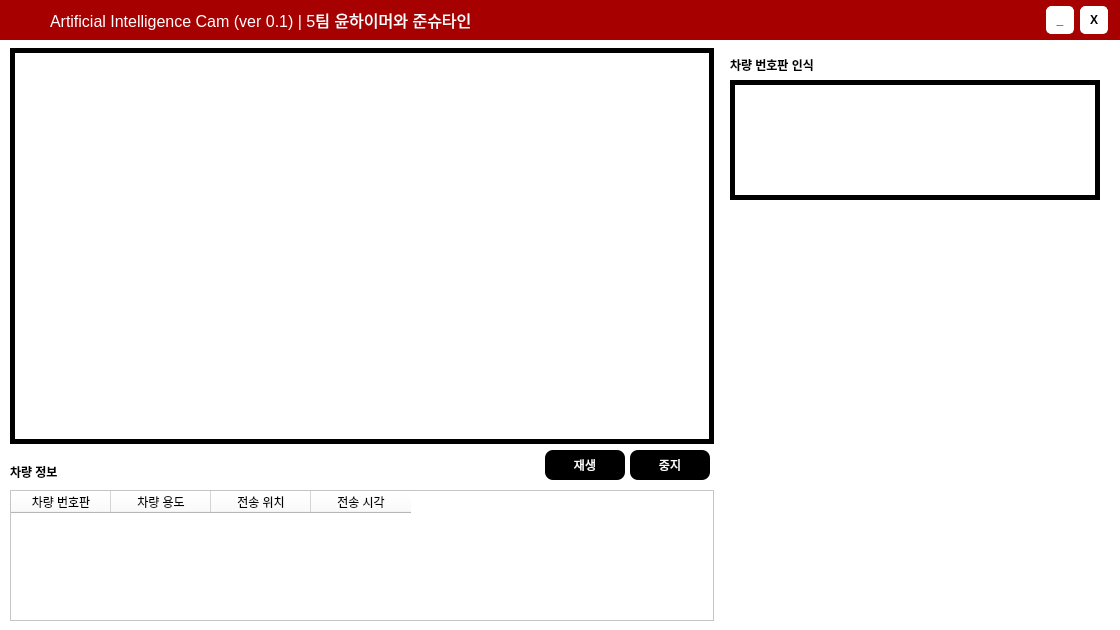
<?xml version="1.0" encoding="UTF-8"?>
<ui version="4.0">
 <class>mainForm</class>
 <widget class="QMainWindow" name="mainForm">
  <property name="geometry">
   <rect>
    <x>0</x>
    <y>0</y>
    <width>1120</width>
    <height>630</height>
   </rect>
  </property>
  <property name="minimumSize">
   <size>
    <width>1120</width>
    <height>630</height>
   </size>
  </property>
  <property name="maximumSize">
   <size>
    <width>1120</width>
    <height>630</height>
   </size>
  </property>
  <property name="windowTitle">
   <string>Artificial Intelligence Cam (ver 0.1)</string>
  </property>
  <property name="styleSheet">
   <string notr="true"/>
  </property>
  <widget class="QWidget" name="centralwidget">
   <layout class="QVBoxLayout" name="verticalLayout">
    <property name="spacing">
     <number>0</number>
    </property>
    <property name="leftMargin">
     <number>0</number>
    </property>
    <property name="topMargin">
     <number>0</number>
    </property>
    <property name="rightMargin">
     <number>0</number>
    </property>
    <property name="bottomMargin">
     <number>0</number>
    </property>
    <item>
     <widget class="QStackedWidget" name="stackedWidget">
      <property name="styleSheet">
       <string notr="true">background-color: #FFFFFF;</string>
      </property>
      <property name="currentIndex">
       <number>1</number>
      </property>
      <widget class="QWidget" name="page">
       <widget class="QPushButton" name="icon_title_img">
        <property name="enabled">
         <bool>false</bool>
        </property>
        <property name="geometry">
         <rect>
          <x>220</x>
          <y>140</y>
          <width>160</width>
          <height>160</height>
         </rect>
        </property>
        <property name="styleSheet">
         <string notr="true">background-color: None;
border: None;
color: #FFFFFF;</string>
        </property>
        <property name="text">
         <string/>
        </property>
        <property name="icon">
         <iconset>
          <normaloff>../_icons/cam_icon_white.png</normaloff>../_icons/cam_icon_white.png</iconset>
        </property>
        <property name="iconSize">
         <size>
          <width>150</width>
          <height>150</height>
         </size>
        </property>
       </widget>
       <widget class="QLabel" name="lb_main_title">
        <property name="geometry">
         <rect>
          <x>80</x>
          <y>308</y>
          <width>441</width>
          <height>41</height>
         </rect>
        </property>
        <property name="styleSheet">
         <string notr="true">background-color: None;
color: #FFFFFF;
font-size: 18px</string>
        </property>
        <property name="text">
         <string>머신러닝 및 딥러닝을 활용한 인공지능 프로그램</string>
        </property>
        <property name="alignment">
         <set>Qt::AlignCenter</set>
        </property>
       </widget>
       <widget class="QLineEdit" name="le_id_text">
        <property name="geometry">
         <rect>
          <x>226</x>
          <y>358</y>
          <width>171</width>
          <height>30</height>
         </rect>
        </property>
        <property name="styleSheet">
         <string notr="true">border: 2px solid #FFFFFF</string>
        </property>
       </widget>
       <widget class="QPushButton" name="icon_open_id">
        <property name="enabled">
         <bool>false</bool>
        </property>
        <property name="geometry">
         <rect>
          <x>196</x>
          <y>358</y>
          <width>30</width>
          <height>30</height>
         </rect>
        </property>
        <property name="styleSheet">
         <string notr="true">background-color: #A60000</string>
        </property>
        <property name="text">
         <string/>
        </property>
        <property name="icon">
         <iconset>
          <normaloff>../_icons/person_icon.png</normaloff>../_icons/person_icon.png</iconset>
        </property>
        <property name="iconSize">
         <size>
          <width>18</width>
          <height>18</height>
         </size>
        </property>
       </widget>
       <widget class="QPushButton" name="btn_open_login">
        <property name="geometry">
         <rect>
          <x>198</x>
          <y>432</y>
          <width>96</width>
          <height>30</height>
         </rect>
        </property>
        <property name="font">
         <font>
          <weight>75</weight>
          <bold>true</bold>
         </font>
        </property>
        <property name="styleSheet">
         <string notr="true">QPushButton {
background-color: #FFFFFF;
color: black;
border-radius: 10px;
}</string>
        </property>
        <property name="text">
         <string>로그인</string>
        </property>
       </widget>
       <widget class="QPushButton" name="icon_open_pw">
        <property name="enabled">
         <bool>false</bool>
        </property>
        <property name="geometry">
         <rect>
          <x>196</x>
          <y>394</y>
          <width>30</width>
          <height>30</height>
         </rect>
        </property>
        <property name="styleSheet">
         <string notr="true">background-color: #A60000</string>
        </property>
        <property name="text">
         <string/>
        </property>
        <property name="icon">
         <iconset>
          <normaloff>../_icons/lock_icon.png</normaloff>../_icons/lock_icon.png</iconset>
        </property>
        <property name="iconSize">
         <size>
          <width>18</width>
          <height>18</height>
         </size>
        </property>
       </widget>
       <widget class="QLineEdit" name="le_pw_text">
        <property name="geometry">
         <rect>
          <x>226</x>
          <y>393</y>
          <width>171</width>
          <height>30</height>
         </rect>
        </property>
        <property name="styleSheet">
         <string notr="true">border: 2px solid #FFFFFF</string>
        </property>
       </widget>
       <widget class="QPushButton" name="btn_open_signup">
        <property name="geometry">
         <rect>
          <x>300</x>
          <y>432</y>
          <width>96</width>
          <height>30</height>
         </rect>
        </property>
        <property name="font">
         <font>
          <weight>75</weight>
          <bold>true</bold>
         </font>
        </property>
        <property name="styleSheet">
         <string notr="true">QPushButton {
background-color: #FFFFFF;
color: black;
border-radius: 10px;
}</string>
        </property>
        <property name="text">
         <string>회원가입</string>
        </property>
       </widget>
       <widget class="QLabel" name="lb_main_title_background">
        <property name="geometry">
         <rect>
          <x>0</x>
          <y>0</y>
          <width>1120</width>
          <height>630</height>
         </rect>
        </property>
        <property name="minimumSize">
         <size>
          <width>1120</width>
          <height>630</height>
         </size>
        </property>
        <property name="maximumSize">
         <size>
          <width>1120</width>
          <height>630</height>
         </size>
        </property>
        <property name="text">
         <string/>
        </property>
        <property name="pixmap">
         <pixmap>../_icons/main_title.png</pixmap>
        </property>
        <property name="scaledContents">
         <bool>true</bool>
        </property>
       </widget>
       <widget class="QPushButton" name="btn_main1_close">
        <property name="geometry">
         <rect>
          <x>1080</x>
          <y>6</y>
          <width>28</width>
          <height>28</height>
         </rect>
        </property>
        <property name="font">
         <font>
          <weight>75</weight>
          <bold>true</bold>
         </font>
        </property>
        <property name="styleSheet">
         <string notr="true">background-color: #FFFFFF;
border: 1px solid white;
border-radius: 5px;</string>
        </property>
        <property name="text">
         <string>X</string>
        </property>
       </widget>
       <widget class="QPushButton" name="btn_main1_minimized">
        <property name="geometry">
         <rect>
          <x>1046</x>
          <y>6</y>
          <width>28</width>
          <height>28</height>
         </rect>
        </property>
        <property name="font">
         <font>
          <weight>75</weight>
          <bold>true</bold>
         </font>
        </property>
        <property name="styleSheet">
         <string notr="true">background-color: #FFFFFF;
border: 1px solid white;
border-radius: 5px;</string>
        </property>
        <property name="text">
         <string>_</string>
        </property>
       </widget>
       <zorder>lb_main_title_background</zorder>
       <zorder>icon_title_img</zorder>
       <zorder>lb_main_title</zorder>
       <zorder>icon_open_id</zorder>
       <zorder>btn_open_login</zorder>
       <zorder>icon_open_pw</zorder>
       <zorder>btn_open_signup</zorder>
       <zorder>le_id_text</zorder>
       <zorder>le_pw_text</zorder>
       <zorder>btn_main1_close</zorder>
       <zorder>btn_main1_minimized</zorder>
      </widget>
      <widget class="QWidget" name="page_2">
       <widget class="QLabel" name="lb_main_img">
        <property name="geometry">
         <rect>
          <x>10</x>
          <y>48</y>
          <width>704</width>
          <height>396</height>
         </rect>
        </property>
        <property name="styleSheet">
         <string notr="true">border: 5px solid black;</string>
        </property>
        <property name="text">
         <string/>
        </property>
        <property name="scaledContents">
         <bool>true</bool>
        </property>
        <property name="alignment">
         <set>Qt::AlignCenter</set>
        </property>
        <property name="wordWrap">
         <bool>false</bool>
        </property>
        <property name="openExternalLinks">
         <bool>false</bool>
        </property>
        <property name="textInteractionFlags">
         <set>Qt::LinksAccessibleByMouse</set>
        </property>
       </widget>
       <widget class="QLabel" name="lb_plate_info_title">
        <property name="geometry">
         <rect>
          <x>10</x>
          <y>457</y>
          <width>180</width>
          <height>30</height>
         </rect>
        </property>
        <property name="font">
         <font>
          <weight>75</weight>
          <bold>true</bold>
         </font>
        </property>
        <property name="text">
         <string>차량 정보</string>
        </property>
       </widget>
       <widget class="QTableWidget" name="tableWidget">
        <property name="geometry">
         <rect>
          <x>10</x>
          <y>490</y>
          <width>704</width>
          <height>131</height>
         </rect>
        </property>
        <property name="editTriggers">
         <set>QAbstractItemView::NoEditTriggers</set>
        </property>
        <column>
         <property name="text">
          <string>차량 번호판</string>
         </property>
        </column>
        <column>
         <property name="text">
          <string>차량 용도</string>
         </property>
        </column>
        <column>
         <property name="text">
          <string>전송 위치</string>
         </property>
        </column>
        <column>
         <property name="text">
          <string>전송 시각</string>
         </property>
        </column>
       </widget>
       <widget class="QLabel" name="lb_plate_title">
        <property name="geometry">
         <rect>
          <x>730</x>
          <y>50</y>
          <width>361</width>
          <height>30</height>
         </rect>
        </property>
        <property name="font">
         <font>
          <weight>75</weight>
          <bold>true</bold>
         </font>
        </property>
        <property name="text">
         <string>차량 번호판 인식</string>
        </property>
       </widget>
       <widget class="QLabel" name="lb_plate_img">
        <property name="geometry">
         <rect>
          <x>730</x>
          <y>80</y>
          <width>370</width>
          <height>120</height>
         </rect>
        </property>
        <property name="styleSheet">
         <string notr="true">border: 5px solid black;</string>
        </property>
        <property name="text">
         <string/>
        </property>
        <property name="scaledContents">
         <bool>false</bool>
        </property>
        <property name="alignment">
         <set>Qt::AlignCenter</set>
        </property>
       </widget>
       <widget class="QPushButton" name="btn_main2_close">
        <property name="geometry">
         <rect>
          <x>1080</x>
          <y>6</y>
          <width>28</width>
          <height>28</height>
         </rect>
        </property>
        <property name="font">
         <font>
          <weight>75</weight>
          <bold>true</bold>
         </font>
        </property>
        <property name="styleSheet">
         <string notr="true">background-color: #FFFFFF;
border: 1px solid white;
border-radius: 5px;</string>
        </property>
        <property name="text">
         <string>X</string>
        </property>
       </widget>
       <widget class="QPushButton" name="btn_video_connect">
        <property name="geometry">
         <rect>
          <x>545</x>
          <y>450</y>
          <width>80</width>
          <height>30</height>
         </rect>
        </property>
        <property name="styleSheet">
         <string notr="true">background-color: #000000;
color: #FFFFFF;
border-radius: 8px;</string>
        </property>
        <property name="text">
         <string>재생</string>
        </property>
       </widget>
       <widget class="QPushButton" name="btn_video_disconnect">
        <property name="geometry">
         <rect>
          <x>630</x>
          <y>450</y>
          <width>80</width>
          <height>30</height>
         </rect>
        </property>
        <property name="styleSheet">
         <string notr="true">background-color: #000000;
color: #FFFFFF;
border-radius: 8px;</string>
        </property>
        <property name="text">
         <string>중지</string>
        </property>
       </widget>
       <widget class="QLabel" name="lb_top_background">
        <property name="geometry">
         <rect>
          <x>0</x>
          <y>0</y>
          <width>1120</width>
          <height>40</height>
         </rect>
        </property>
        <property name="styleSheet">
         <string notr="true">background-color: #A60000</string>
        </property>
        <property name="text">
         <string/>
        </property>
       </widget>
       <widget class="QLabel" name="label">
        <property name="geometry">
         <rect>
          <x>50</x>
          <y>10</y>
          <width>560</width>
          <height>20</height>
         </rect>
        </property>
        <property name="styleSheet">
         <string notr="true">background-color: None;
color: #FFFFFF;
font-size: 16px</string>
        </property>
        <property name="text">
         <string>Artificial Intelligence Cam (ver 0.1) | 5팀 윤하이머와 준슈타인</string>
        </property>
       </widget>
       <widget class="QPushButton" name="icon_top_img">
        <property name="enabled">
         <bool>false</bool>
        </property>
        <property name="geometry">
         <rect>
          <x>10</x>
          <y>4</y>
          <width>32</width>
          <height>32</height>
         </rect>
        </property>
        <property name="styleSheet">
         <string notr="true">background-color: None;
border: None;
color: #FFFFFF;</string>
        </property>
        <property name="text">
         <string/>
        </property>
        <property name="icon">
         <iconset>
          <normaloff>../_icons/cam_icon_white.png</normaloff>../_icons/cam_icon_white.png</iconset>
        </property>
        <property name="iconSize">
         <size>
          <width>30</width>
          <height>30</height>
         </size>
        </property>
       </widget>
       <widget class="QLabel" name="lb_type_img">
        <property name="geometry">
         <rect>
          <x>730</x>
          <y>219</y>
          <width>370</width>
          <height>400</height>
         </rect>
        </property>
        <property name="styleSheet">
         <string notr="true"/>
        </property>
        <property name="text">
         <string/>
        </property>
        <property name="scaledContents">
         <bool>false</bool>
        </property>
       </widget>
       <widget class="QPushButton" name="btn_main2_minimized">
        <property name="geometry">
         <rect>
          <x>1046</x>
          <y>6</y>
          <width>28</width>
          <height>28</height>
         </rect>
        </property>
        <property name="font">
         <font>
          <weight>75</weight>
          <bold>true</bold>
         </font>
        </property>
        <property name="styleSheet">
         <string notr="true">background-color: #FFFFFF;
border: 1px solid white;
border-radius: 5px;</string>
        </property>
        <property name="text">
         <string>_</string>
        </property>
       </widget>
       <zorder>lb_top_background</zorder>
       <zorder>lb_main_img</zorder>
       <zorder>lb_plate_info_title</zorder>
       <zorder>tableWidget</zorder>
       <zorder>lb_plate_title</zorder>
       <zorder>lb_plate_img</zorder>
       <zorder>btn_main2_close</zorder>
       <zorder>btn_video_connect</zorder>
       <zorder>btn_video_disconnect</zorder>
       <zorder>label</zorder>
       <zorder>icon_top_img</zorder>
       <zorder>lb_type_img</zorder>
       <zorder>btn_main2_minimized</zorder>
      </widget>
     </widget>
    </item>
   </layout>
  </widget>
 </widget>
 <resources/>
 <connections/>
</ui>
